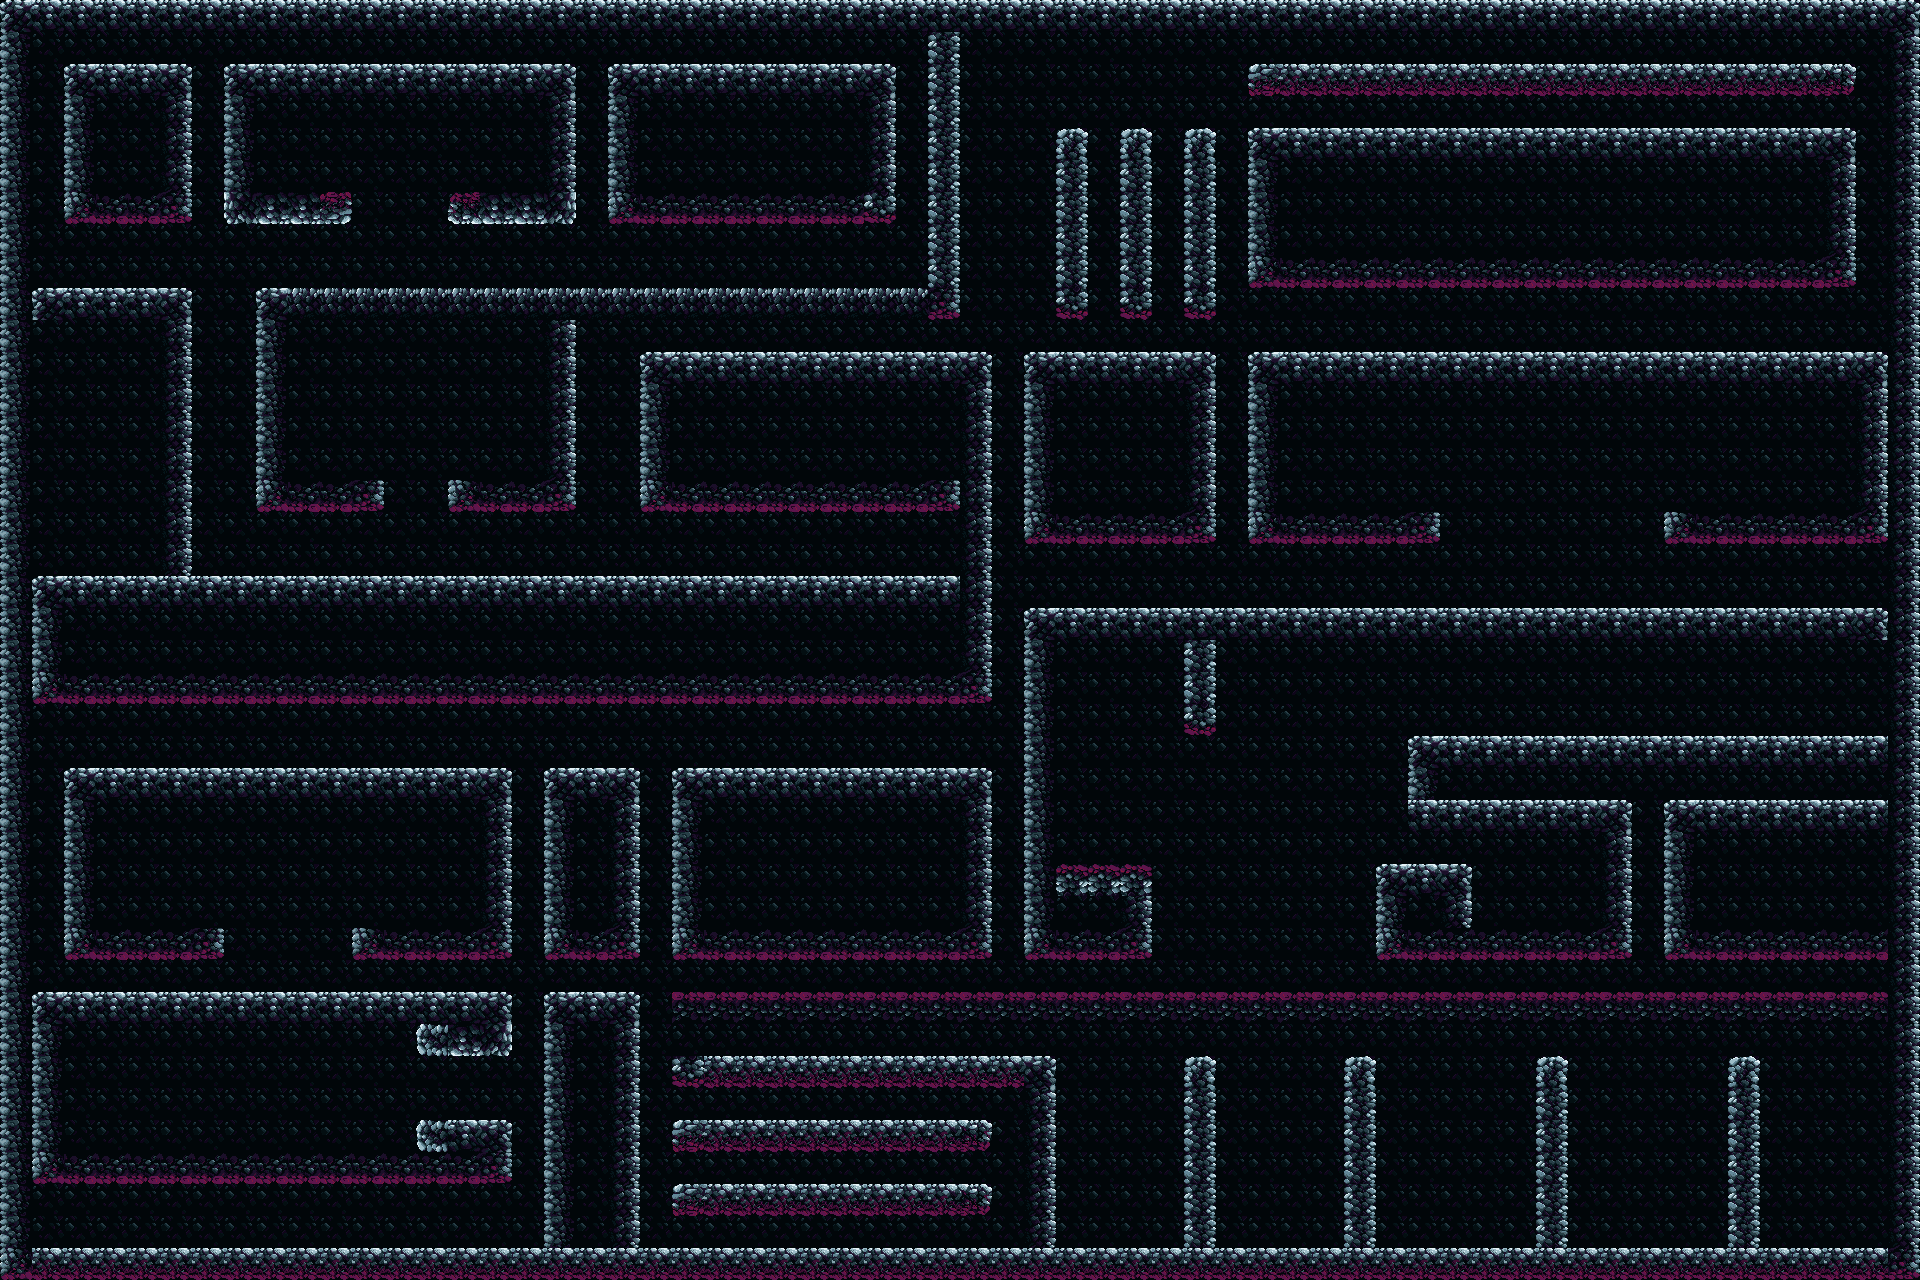

A 2D game scene composited from a Tiled map and its tileset images. What follows is a short description and the map's XML, with each tile layer's data collapsed to a summary:
An orthogonal 60x40 tile map with 32x32 px tiles, 2 tile layers (Camada de Blocos 2, paredes).

<map version="1.10" tiledversion="1.12.2" orientation="orthogonal" renderorder="right-down" width="60" height="40" tilewidth="32" tileheight="32" infinite="0" nextlayerid="5" nextobjectid="1">
 <tileset firstgid="1" name="Mapa" tilewidth="32" tileheight="32" tilecount="24" columns="6">
  <image source="1_Mine_Tileset_1.png" width="192" height="128" />
 </tileset>
 <layer id="2" name="Camada de Blocos 2" width="60" height="40">
  <data>[2400 cells, 2400 non-empty, 1 distinct tile ids]</data>
 </layer>
 <objectgroup id="4" name="Camada de Objetos 1" />
 <layer id="1" name="paredes" width="60" height="40">
  <data>[2400 cells, 899 non-empty, 15 distinct tile ids]</data>
 </layer>
</map>
